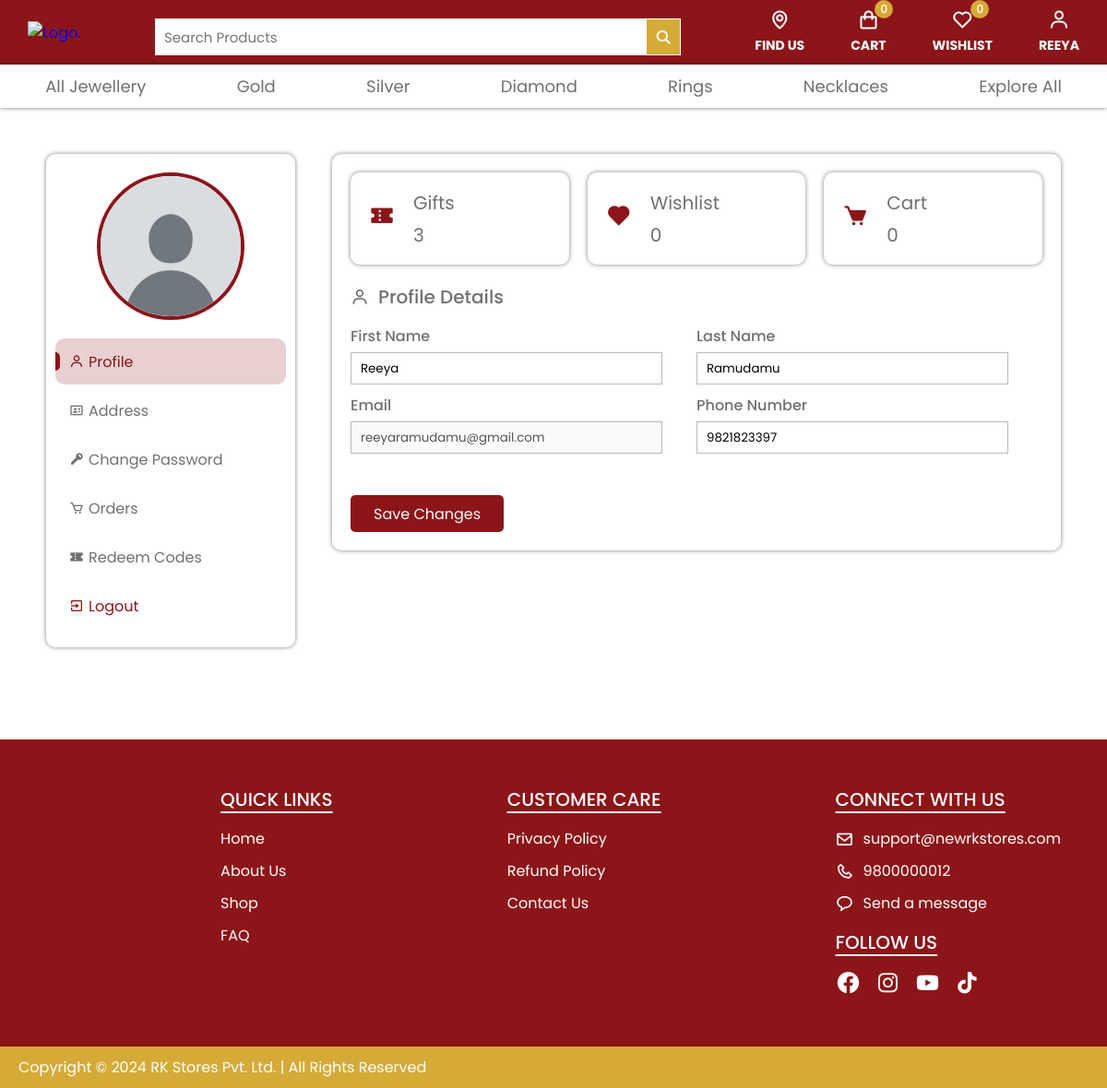
The app's page /account.php (signed in) with its own data.
### tables this page shows
CREATE TABLE `users` (
  `user_id` int(11) NOT NULL,
  `first_name` varchar(50) NOT NULL,
  `last_name` varchar(50) NOT NULL,
  `profile_pic` varchar(255) DEFAULT NULL,
  `email` varchar(100) NOT NULL,
  `password` varchar(255) NOT NULL,
  `phone_number` varchar(15) DEFAULT NULL,
  `address` varchar(255) DEFAULT NULL,
  `street` varchar(255) DEFAULT NULL,
  `apartment` varchar(255) DEFAULT NULL,
  `city` varchar(255) DEFAULT NULL,
  `status` enum('active','disabled') DEFAULT 'active',
  `verification` enum('verified','unverified') DEFAULT 'unverified',
  `verification_token` varchar(255) DEFAULT NULL,
  `created_at` timestamp NULL DEFAULT NULL,
  `updated_at` timestamp NOT NULL DEFAULT current_timestamp() ON UPDATE current_timestamp()
);

### account.php (the view, shortened to what this page needs)
<?php
include_once("./includes/header.php");
include_once("./includes/navbar.php");
include_once("./includes/connect.php");
$user_id = $_SESSION['user_id'];
?>
<div class="account-section">
    <div class="account-menu">
        <div class="profile-pic">
            <div class="profile-image">
                <label for="profilepic" class="label-container">
                    <img src="./users/default.jpg" alt="Profile Image" class="profile-pic" id="profile-img">
                </label>
            </div>
        </div>
        <div class="profile-links">
            <ul>
                <a href="./account.php">
                    <li class="active"><i class='bx bx-user'></i><span>Profile</span></li>
                </a>
                <a href="./address.php">
                    <li><i class='bx bx-id-card'></i><span>Address</span></li>
                </a>
                <a href="./change-password.php">
                    <li><i class='bx bxs-key'></i><span>Change Password</span></li>
                </a>
                <a href="./orders.php">
                    <li><i class='bx bx-cart'></i><span>Orders</span></li>
                </a>
                <a href="./gifts.php">
                    <li><i class='bx bxs-coupon'></i><span>Redeem Codes</span></li>
                </a>
                <a href="./php/logout.php">
                    <li class="logout"><i class='bx bx-exit'></i><span>Logout</span></li>
                </a>
            </ul>
        </div>
    </div>
    <?php
    $detailsSql = "SELECT * FROM redeemcode WHERE visibility='public'";
    $result = mysqli_query($conn, $detailsSql);
    ?>
    <div class="account-content">
        <div class="account-cards">
            <div class="gifts cards">
                <div class="account-card-icon"><i class='bx bxs-coupon'></i></div>
                <div class="account-card-content">
                    <div class="account-heading">Gifts</div>
                    <div class="account-count"><?php echo mysqli_num_rows($result) ?></div>
                </div>
            </div>
            <?php
            $detailsSql = "SELECT * FROM wishlists WHERE user_id='$user_id'";
            $result = mysqli_query($conn, $detailsSql);
            $row = mysqli_fetch_assoc($result);
            $wishlistId = $row['wishlist_id'];
            $aSql = "SELECT * FROM wishlist_items WHERE wishlist_id='$wishlistId'";
            $aResult = mysqli_query($conn, $aSql);
            ?>
            <div class="wishlist cards">
                <div class="account-card-icon"><i class='bx bxs-heart'></i></div>
                <div class="account-card-content">
                    <div class="account-heading">Wishlist</div>
                    <div class="account-count"><?php echo mysqli_num_rows($aResult) ?></div>
                </div>
            </div>
            <?php
            $detailsSql = "SELECT * FROM carts WHERE user_id='$user_id'";
            $result = mysqli_query($conn, $detailsSql);
            $row = mysqli_fetch_assoc($result);
            $cartId = $row['cart_id'];
            $aSql = "SELECT * FROM cart_items WHERE cart_id='$cartId'";
            $aResult = mysqli_query($conn, $aSql);
            ?>
            <div class="cart cards">
                <div class="account-card-icon"><i class='bx bxs-cart'></i></div>
                <div class="account-card-content">
                    <div class="account-heading">Cart</div>
                    <div class="account-count"><?php echo mysqli_num_rows($aResult) ?></div>
                </div>
            </div>
        </div>
        <div class="profile-details">
            <div class="profile-details-heading">
                <i class="bx bx-user"></i>
                <p>Profile Details</p>
            </div>
            <?php
                $sql = "SELECT * FROM users WHERE user_id='$user_id'";
                $row = mysqli_fetch_assoc(mysqli_query($conn,$sql));
            ?>
            <div class="profile-details-inputs">
                <form action="#" method="post" id="changeDetails" onsubmit="changeDetails()">
                    <div class="personal-details">
                        <div class="form-group">
                            <label for="fname">First Name</label>
                            <input type="text" id="fname" name="fname" value="<?php echo $row['first_name'] ?>">
                        </div>
                        <div class="form-group">
                            <label for="lname">Last Name</label>
                            <input type="text" id="lname" name="lname" value="<?php echo $row['last_name'] ?>">
                        </div>
                    </div>
                    <div class="ep">
                        <div class="form-group">
                            <label for="email">Email</label>
                            <input type="email" id="email" name="email" value="<?php echo $row['email'] ?>" disabled>
                        </div>
                        <div class="form-group">
                            <label for="phone">Phone Number</label>
                            <input type="text" id="phone" name="phone" value="<?php echo $row['phone_number'] ?>">
                        </div>
                    </div>
                    <button type="submit" class="btn" name="submit">Save Changes</button>
                </form>
            </div>
        </div>
    </div>
</div>
<?php
include_once('./includes/footer-menu.php');
include_once('./includes/footer.php');
?>

### css/style.css (style rules this page uses)
:root { --primary-color: #8c1519; --secondary-color: #d5aa37; --text-color: #000; --white-color: #fff; --input-color: rgba(51, 51, 51, 0.7); --simple-shadow: rgba(0, 0, 0, 0.5); --hr-color: #bbb8b8; --color-danger: #dc3545; --color-success: #28a745; --light-background: #f5f5f5; }
* { margin: 0; padding: 0; box-sizing: border-box; font-family: "Poppins", sans-serif; scroll-behavior: smooth; scrollbar-width: thin; scrollbar-color: #8c1519 #f1f1f1; text-decoration: none; }
.btn { height: 40px; font-size: 16px; color: var(--white-color); border-radius: 10px; cursor: pointer; background: var(--primary-color); outline: none; border: none; }
.account-section { padding: 50px; display: flex; gap: 40px; }
.account-section .account-menu, .account-section .account-content, .account-section .cards { box-shadow: 0 0 5px var(--simple-shadow); border-radius: 10px; }
.account-section .account-menu { display: flex; flex-direction: column; padding: 20px 10px; flex: 1; gap: 20px; min-width: 250px; }
.account-menu .profile-pic { display: flex; justify-content: center; transition: all 0.1s; }
.account-menu .profile-pic label { cursor: pointer; }
.profile-image { display: inline-block; position: relative; }
.account-menu .profile-pic img { border: 4px solid var(--primary-color); border-radius: 50%; height: 160px; width: 160px; }
.account-menu ul { list-style: none; display: flex; flex-direction: column; gap: 3px; }
.account-menu ul li { height: 50px; display: flex; align-items: center; padding: 0 15px; position: relative; }
.account-menu ul li { display: flex; gap: 5px; align-items: center; color: var(--input-color); }
.account-menu ul li.active { background: #e8d0d1; border-radius: 10px; }
.account-menu ul a li.active { color: var(--primary-color); }
.account-menu ul li.active::after { content: ""; position: absolute; z-index: 1; left: 0; top: 50%; bottom: 0; transform: translateY(-50%); height: 40%; width: 5px; background-color: #8c1519; border-radius: 0 5px 5px 0; }
.account-menu a li.logout { color: var(--primary-color); }
.account-section .account-content { flex: 3; padding: 20px; height: min-content; }
.account-content .account-cards { display: flex; justify-content: space-evenly; gap: 20px; }
.account-content .account-cards .cards { height: 100px; width: 100%; padding: 20px; display: flex; gap: 20px; align-items: center; font-size: 20px; color: var(--input-color); }
.account-cards .cards i { color: var(--primary-color); font-size: 28px; }
.account-card-content { display: flex; flex-direction: column; gap: 5px; }
.account-content .profile-details { margin-top: 20px; }
.profile-details-heading { display: flex; align-items: center; gap: 10px; margin-bottom: 15px; color: var(--input-color); font-weight: 500; font-size: 20px; }
.profile-details-inputs { width: 100%; }
.profile-details-inputs input { height: 35px; border: 1px solid var(--hr-color); outline: none; padding: 0 10px; caret-color: var(--primary-color); width: 90%; }
.profile-details-inputs .form-group { display: flex; flex-direction: column; width: 100%; gap: 5px; }
.profile-details-inputs .personal-details,.profile-details-inputs .ep { display: flex; }
.profile-details-inputs .form-group label { color: var(--input-color); font-weight: 450; }
.ep .form-group { margin-top: 10px; }
.profile-details-inputs button { padding: 0 25px; border-radius: 5px; }

### records on screen
users: fname "Reeya", lname "Ramudamu", email "reeyaramudamu@gmail.com", phone "9821823397"

### other values on screen
$cart_item_count "0"
$wishlist_item_count "0"
$account "REEYA"
mysqli_num_rows($result) "3"
mysqli_num_rows($aResult) "0"
